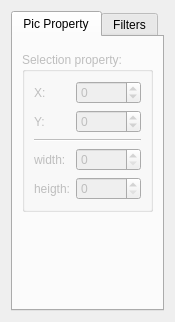
<?xml version="1.0" encoding="UTF-8"?>
<ui version="4.0">
 <class>Pix_Filter_Panel</class>
 <widget class="QWidget" name="Pix_Filter_Panel">
  <property name="geometry">
   <rect>
    <x>0</x>
    <y>0</y>
    <width>161</width>
    <height>322</height>
   </rect>
  </property>
  <property name="windowTitle">
   <string>Form</string>
  </property>
  <layout class="QVBoxLayout" name="verticalLayout">
   <item>
    <widget class="QTabWidget" name="tabWidget">
     <property name="enabled">
      <bool>true</bool>
     </property>
     <property name="maximumSize">
      <size>
       <width>16777215</width>
       <height>16777215</height>
      </size>
     </property>
     <property name="tabPosition">
      <enum>QTabWidget::North</enum>
     </property>
     <property name="tabShape">
      <enum>QTabWidget::Rounded</enum>
     </property>
     <property name="currentIndex">
      <number>0</number>
     </property>
     <property name="movable">
      <bool>false</bool>
     </property>
     <widget class="QWidget" name="twrProperty">
      <attribute name="title">
       <string>Pic Property</string>
      </attribute>
      <layout class="QVBoxLayout" name="verticalLayout_5">
       <item>
        <widget class="ToolsPanel" name="edit_panel" native="true"/>
       </item>
       <item>
        <widget class="QGroupBox" name="data_panel">
         <property name="enabled">
          <bool>false</bool>
         </property>
         <property name="title">
          <string>Selection property:</string>
         </property>
         <layout class="QGridLayout" name="gridLayout_2">
          <item row="0" column="1">
           <widget class="QSpinBox" name="x">
            <property name="toolTip">
             <string>X cordinate of frame</string>
            </property>
            <property name="wrapping">
             <bool>false</bool>
            </property>
            <property name="readOnly">
             <bool>false</bool>
            </property>
            <property name="buttonSymbols">
             <enum>QAbstractSpinBox::UpDownArrows</enum>
            </property>
            <property name="specialValueText">
             <string/>
            </property>
            <property name="showGroupSeparator" stdset="0">
             <bool>false</bool>
            </property>
            <property name="suffix">
             <string/>
            </property>
            <property name="minimum">
             <number>-65535</number>
            </property>
            <property name="maximum">
             <number>65535</number>
            </property>
           </widget>
          </item>
          <item row="3" column="1">
           <widget class="QSpinBox" name="width">
            <property name="toolTip">
             <string>width of frame</string>
            </property>
            <property name="frame">
             <bool>true</bool>
            </property>
            <property name="readOnly">
             <bool>false</bool>
            </property>
            <property name="minimum">
             <number>0</number>
            </property>
            <property name="maximum">
             <number>65535</number>
            </property>
            <property name="singleStep">
             <number>1</number>
            </property>
            <property name="value">
             <number>0</number>
            </property>
           </widget>
          </item>
          <item row="4" column="1">
           <widget class="QSpinBox" name="heigth">
            <property name="toolTip">
             <string>height of frame</string>
            </property>
            <property name="readOnly">
             <bool>false</bool>
            </property>
            <property name="accelerated">
             <bool>false</bool>
            </property>
            <property name="showGroupSeparator" stdset="0">
             <bool>false</bool>
            </property>
            <property name="minimum">
             <number>0</number>
            </property>
            <property name="maximum">
             <number>65535</number>
            </property>
            <property name="singleStep">
             <number>1</number>
            </property>
            <property name="value">
             <number>0</number>
            </property>
           </widget>
          </item>
          <item row="1" column="0">
           <widget class="QLabel" name="label_9">
            <property name="text">
             <string>Y:</string>
            </property>
           </widget>
          </item>
          <item row="1" column="1">
           <widget class="QSpinBox" name="y">
            <property name="toolTip">
             <string>Y cordinate of frame</string>
            </property>
            <property name="readOnly">
             <bool>false</bool>
            </property>
            <property name="minimum">
             <number>-65535</number>
            </property>
            <property name="maximum">
             <number>65535</number>
            </property>
           </widget>
          </item>
          <item row="2" column="0" colspan="2">
           <widget class="Line" name="line_3">
            <property name="orientation">
             <enum>Qt::Horizontal</enum>
            </property>
           </widget>
          </item>
          <item row="0" column="0">
           <widget class="QLabel" name="label_7">
            <property name="text">
             <string>X:</string>
            </property>
           </widget>
          </item>
          <item row="3" column="0">
           <widget class="QLabel" name="label_8">
            <property name="text">
             <string>width:</string>
            </property>
           </widget>
          </item>
          <item row="4" column="0">
           <widget class="QLabel" name="label_6">
            <property name="text">
             <string>heigth:</string>
            </property>
           </widget>
          </item>
         </layout>
        </widget>
       </item>
       <item>
        <spacer name="verticalSpacer_2">
         <property name="orientation">
          <enum>Qt::Vertical</enum>
         </property>
         <property name="sizeHint" stdset="0">
          <size>
           <width>20</width>
           <height>40</height>
          </size>
         </property>
        </spacer>
       </item>
      </layout>
     </widget>
     <widget class="QWidget" name="twrFilter">
      <attribute name="title">
       <string>Filters</string>
      </attribute>
      <layout class="QVBoxLayout" name="verticalLayout_6">
       <item>
        <widget class="ClogFilterPanel" name="clogFilterPanel" native="true"/>
       </item>
       <item>
        <spacer name="verticalSpacer">
         <property name="orientation">
          <enum>Qt::Vertical</enum>
         </property>
         <property name="sizeHint" stdset="0">
          <size>
           <width>116</width>
           <height>15</height>
          </size>
         </property>
        </spacer>
       </item>
      </layout>
     </widget>
    </widget>
   </item>
  </layout>
 </widget>
 <customwidgets>
  <customwidget>
   <class>ClogFilterPanel</class>
   <extends>QWidget</extends>
   <header>../WTF_Viewer/viewer/clogfilterpanel.h</header>
   <container>1</container>
  </customwidget>
  <customwidget>
   <class>ToolsPanel</class>
   <extends>QWidget</extends>
   <header>../WTF_Viewer/viewer/toolspanel.h</header>
   <container>1</container>
  </customwidget>
 </customwidgets>
 <resources/>
 <connections/>
</ui>
